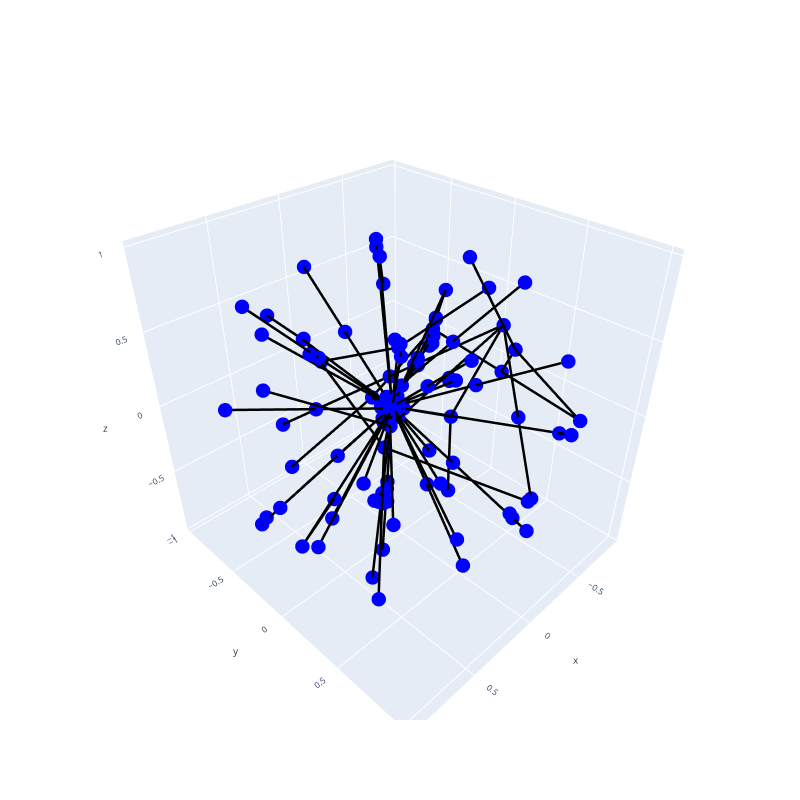

The cell this chart's notebook holds for it:
### Code cell
community_visualization(commu_visual_df_1)
